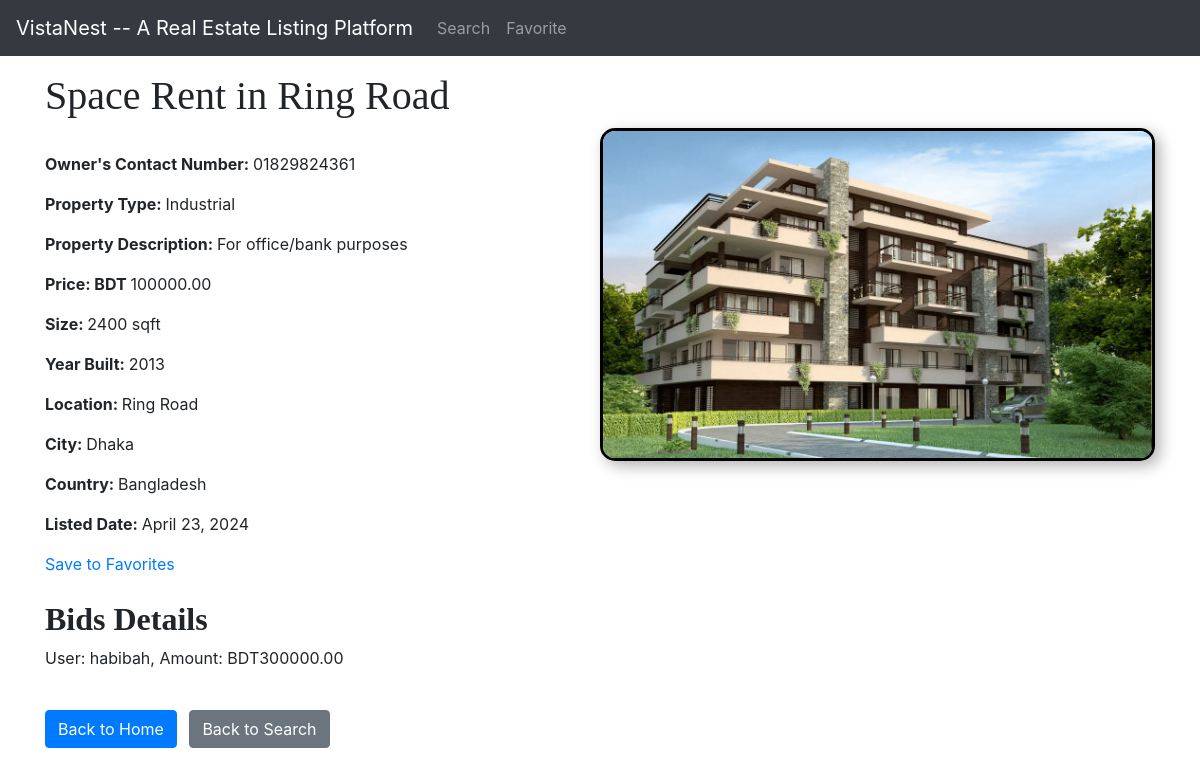
Screenshot of /details/15 with the database file from the repository.
### platforms/models.py (models this page shows, shortened)
class Platform(models.Model):
    property_type_choices = [
        ('Residential', 'Residential'),
        ('Commercial', 'Commercial'),
        ('Land', 'Land'),
        ('Industrial', 'Industrial'),
        ('Special Purpose', 'Special Purpose')
    ]
    owner_contact_number = models.CharField(max_length=15, blank=True, null=True)
    title = models.CharField(max_length=100)
    description = models.TextField(default="This Property is mindblowing!")
    property_type = models.CharField(max_length=20, choices=property_type_choices)
    price = models.DecimalField(max_digits=10, decimal_places=2)
    size_sqft = models.PositiveIntegerField()
    year_built = models.PositiveIntegerField()
    location = models.CharField(max_length=100)
    city = models.CharField(max_length=50)
    country = models.CharField(max_length=50)
    listed_date = models.DateField(auto_now_add=True)
    image = models.ImageField(default='houses.png', blank=True)

class Bid(models.Model):
    user = models.ForeignKey(User, on_delete=models.CASCADE)
    property = models.ForeignKey(Platform, on_delete=models.CASCADE, related_name='bids')
    amount = models.DecimalField(max_digits=10, decimal_places=2)
    bid_status = models.CharField(max_length=20, choices=[
        ('Pending', 'Pending'),
        ('Accepted', 'Accepted'),
        ('Rejected', 'Rejected')
    ], default='Pending')
    date_placed = models.DateTimeField(auto_now_add=True)

### mysite/views.py (the view)
# urls.py: path('details/<int:property_id>', views.details, name='details'),
def details(request, property_id):
    platform = get_object_or_404(Platform, pk=property_id)
    bids = platform.bids.all().select_related('user')
    return render(request, 'details.html', {
    "platform": platform,  'bids': bids,
  })

### templates/details.html (shortened to what this page needs)
<!DOCTYPE html>
<html lang="en">
<head>
    <link rel="stylesheet" href="https://cdn.jsdelivr.net/npm/bootstrap@4.3.1/dist/css/bootstrap.min.css">
      <link rel="stylesheet" href="https://stackpath.bootstrapcdn.com/bootstrap/4.3.1/css/bootstrap.min.css">
    <link rel="stylesheet" href="https://use.fontawesome.com/releases/v5.8.1/css/all.css">
</head>
<body>
  <nav class="navbar navbar-expand-md navbar-dark bg-dark fixed-top">
    <a class="navbar-brand" href="{% url 'home' %}">VistaNest -- A Real Estate Listing Platform</a>
    <div class="collapse navbar-collapse" id="navbarNav">
        <ul class="navbar-nav">
            <li class="nav-item">
                <a class="nav-link" href="{% url 'search' %}">Search</a>
            </li>
            <li class="nav-item">
                <a class="nav-link" href="{% url 'favorites' %}">Favorite</a>
            </li>
        </ul>
    </div>
</nav>
<br> <br>
    <div class="container mt-4">
        <h1 style = "font-family: 'Montserrat';" >{{ platform.title }}</h1>
        <img src="{{ platform.image.url }}" alt="Property Image" align= "right" class="bordered-image"  style="max-width: 50%; height: 50%;  border: 3px solid black;  border-radius: 15px; box-shadow: 5px 5px 15px rgba(0, 0, 0, 0.3); "> <br>
        <p><strong>Owner's Contact Number: </strong> {{ platform.owner_contact_number }}</p>
        <p><strong>Property Type: </strong> {{ platform.property_type }}</p>
        <p><strong>Property Description: </strong> {{ platform.description }}</p>
        <p><strong>Price: BDT </strong> {{ platform.price }}</p>
        <p><strong>Size: </strong> {{ platform.size_sqft }} sqft</p>
        <p><strong>Year Built: </strong> {{ platform.year_built }}</p>
        <p><strong>Location: </strong> {{ platform.location }}</p>
        <p><strong>City: </strong> {{ platform.city }}</p>
        <p><strong>Country: </strong> {{ platform.country }}</p>
        <p><strong>Listed Date: </strong> {{ platform.listed_date }}</p>
      <a href="{% url 'add_to_favorites' platform.id %}">Save to Favorites</a>
        <br> <br>
        <h2 style = "font-family: 'Montserrat';"><b>Bids Details</b></h2>
    <div id="bids">
        {% for bid in bids %}
            <p>User: {{ bid.user.username }}, Amount: BDT{{ bid.amount }}</p>
        {% endfor %}
    </div>
        <br>
            <a href="{% url 'home' %}" class="btn btn-primary">Back to Home</a>
            <a href="{% url 'search' %}" class="btn btn-secondary ml-2">Back to Search</a>
    </div>
</body>
</html>

### rows the page displays
Platform: title "Space Rent in Ring Road", image (picture), owner_contact_number "01829824361", property_type "Industrial", description "For office/bank purposes", price "100000.00", size_sqft "2400", year_built "2013", location "Ring Road", city "Dhaka", country "Bangladesh", listed_date "April 23, 2024"
Bid: user.username "habibah", amount "300000.00"
